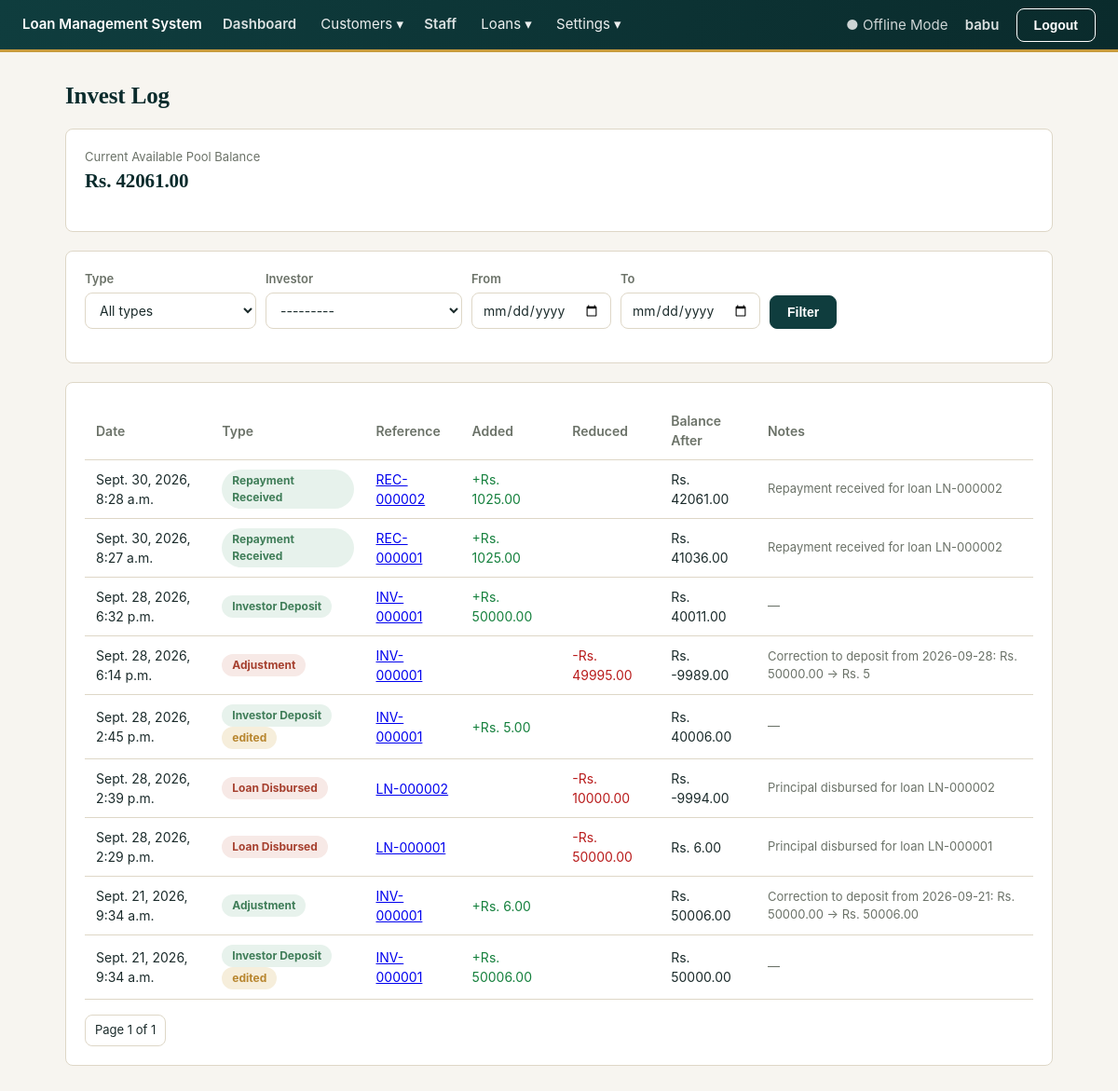
Before: /investments/ledger/ (signed in) with the older database file.
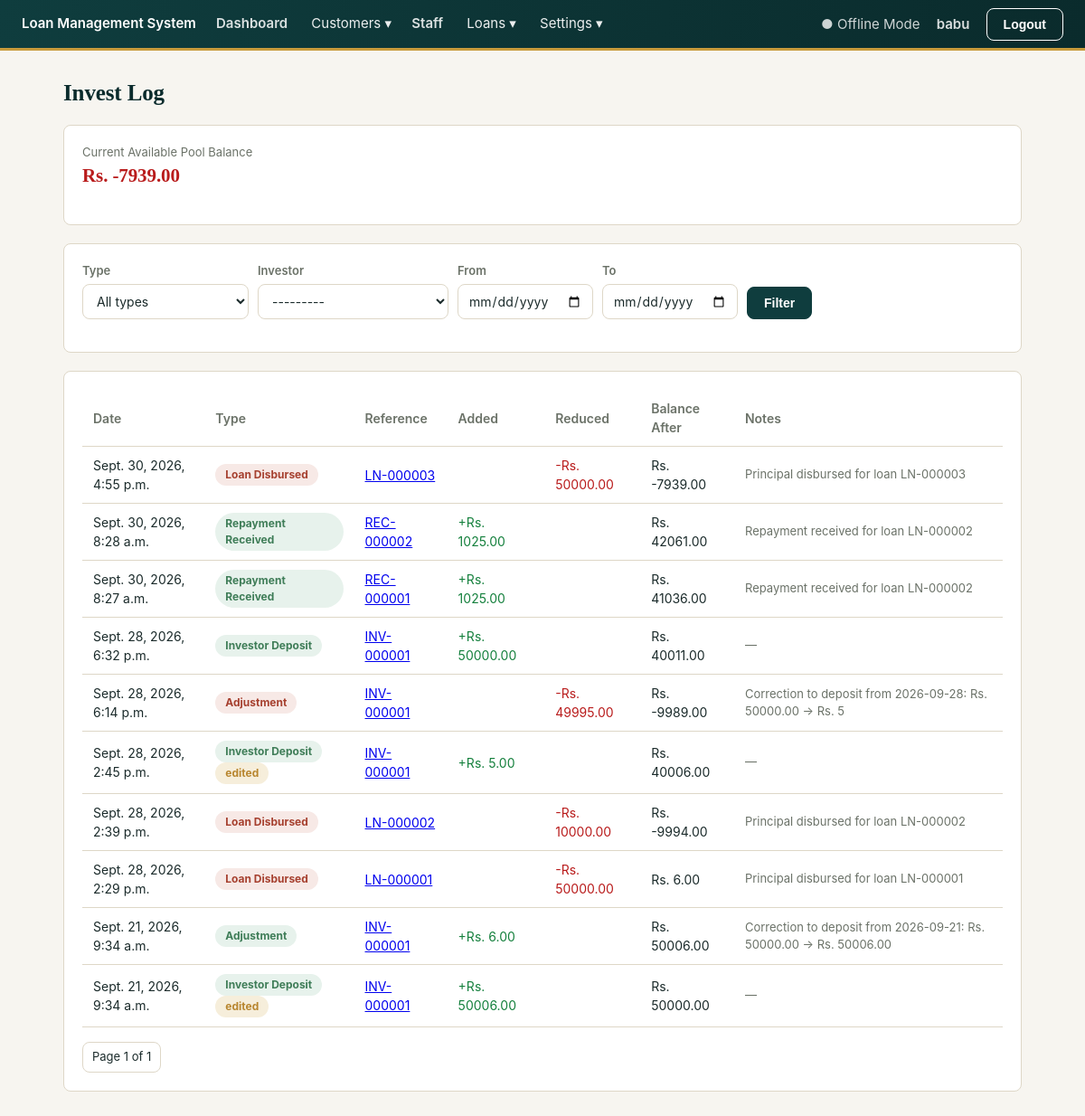
After: the same page with the newer database file.
### investments/models.py (models this page shows, shortened)
class InvestmentPoolBalance(models.Model):
    current_balance = models.DecimalField(max_digits=14, decimal_places=2, default=Decimal("0"))
    @classmethod
    def get_balance(cls):
        obj, _ = cls.objects.get_or_create(pk=1)
        return obj.current_balance

class InvestmentLedgerEntry(models.Model):
    TYPE_DEPOSIT = "deposit"
    TYPE_LOAN_DISBURSED = "loan_disbursed"
    TYPE_REPAYMENT = "repayment"
    TYPE_ADJUSTMENT = "adjustment"
    TYPE_CHOICES = [
        (TYPE_DEPOSIT, "Investor Deposit"),
        (TYPE_LOAN_DISBURSED, "Loan Disbursed"),
        (TYPE_REPAYMENT, "Repayment Received"),
        (TYPE_ADJUSTMENT, "Adjustment"),
    ]
    entry_type = models.CharField(max_length=20, choices=TYPE_CHOICES)
    investor = models.ForeignKey(
        Investor, null=True, blank=True, on_delete=models.PROTECT, related_name="ledger_entries"
    )
    loan = models.ForeignKey(
        "loans.Loan", null=True, blank=True, on_delete=models.SET_NULL, related_name="investment_entries"
    )
    payment = models.ForeignKey(
        "payments.Payment", null=True, blank=True, on_delete=models.SET_NULL, related_name="investment_entries"
    )
    amount = models.DecimalField(
        max_digits=14, decimal_places=2,
        help_text="Signed: positive adds to the pool, negative reduces it.",
    )
    balance_after = models.DecimalField(max_digits=14, decimal_places=2, editable=False)
    previous_amount = models.DecimalField(
        max_digits=14, decimal_places=2, null=True, blank=True,
        help_text="Set only if this entry was later edited — what it was before.",
    )
    edited_at = models.DateTimeField(null=True, blank=True)
    notes = models.CharField(max_length=255, blank=True)
    created_at = models.DateTimeField(auto_now_add=True)
    class Meta:
        ordering = ["-created_at", "-id"]
    @property
    def added_amount(self):
        return self.amount if self.amount > 0 else None
    @property
    def reduced_amount(self):
        return -self.amount if self.amount < 0 else None

class Investor(models.Model):
    STATUS_ACTIVE = "active"
    STATUS_INACTIVE = "inactive"
    STATUS_CHOICES = [(STATUS_ACTIVE, "Active"), (STATUS_INACTIVE, "Inactive")]
    investor_id = models.CharField(max_length=20, unique=True, editable=False)
    full_name = models.CharField(max_length=150)
    mobile = models.CharField(max_length=10, validators=[mobile_validator])
    email = models.EmailField(blank=True)
    address = models.TextField(blank=True)
    status = models.CharField(max_length=10, choices=STATUS_CHOICES, default=STATUS_ACTIVE)
    created_at = models.DateTimeField(auto_now_add=True)
    class Meta:
        ordering = ["-created_at"]
    def __str__(self):
        return f"{self.investor_id} — {self.full_name}"

### payments/models.py (models this page shows, shortened)
class Payment(models.Model):
    PAYMENT_MODE_CASH = "cash"
    PAYMENT_MODE_ONLINE = "online"
    PAYMENT_MODE_CHOICES = [
        (PAYMENT_MODE_CASH, "Cash"),
        (PAYMENT_MODE_ONLINE, "Online"),
    ]
    """One receipt. amount_paid is whatever is CURRENTLY correct — if
    edited, previous_amount/edited_at record what it was before, per your
    choice to keep the prior value visible rather than a full history."""
    receipt_number = models.CharField(max_length=20, unique=True, editable=False)
    loan = models.ForeignKey(Loan, on_delete=models.PROTECT, related_name="payments")
    payment_date = models.DateField()
    payment_mode = models.CharField(
        max_length=10,
        choices=PAYMENT_MODE_CHOICES,
        default=PAYMENT_MODE_CASH,
    )
    transaction_id = models.CharField(max_length=100, blank=True)
    amount_paid = models.DecimalField(max_digits=12, decimal_places=2)
    previous_amount = models.DecimalField(max_digits=12, decimal_places=2, null=True, blank=True)
    edited_at = models.DateTimeField(null=True, blank=True)
    unallocated_amount = models.DecimalField(
        max_digits=12, decimal_places=2, default=Decimal("0"),
        help_text="Left over if this payment exceeds everything currently owed on the loan.",
    )
    remarks = models.TextField(blank=True)
    created_at = models.DateTimeField(auto_now_add=True)
    class Meta:
        ordering = ["-payment_date", "-created_at"]

### loans/models.py (models this page shows, shortened)
class Loan(models.Model):
    FREQUENCY_DAILY = "daily"
    FREQUENCY_WEEKLY = "weekly"
    FREQUENCY_BIWEEKLY = "biweekly"
    FREQUENCY_MONTHLY = "monthly"
    FREQUENCY_CUSTOM = "custom"
    FREQUENCY_CHOICES = [
        (FREQUENCY_DAILY, "Daily"),
        (FREQUENCY_WEEKLY, "Weekly"),
        (FREQUENCY_BIWEEKLY, "Biweekly"),
        (FREQUENCY_MONTHLY, "Monthly"),
        (FREQUENCY_CUSTOM, "Custom interval"),
    ]
    STATUS_ACTIVE = "active"
    STATUS_COMPLETED = "completed"
    STATUS_CLOSED = "closed"
    STATUS_CANCELLED = "cancelled"
    STATUS_CHOICES = [
        (STATUS_ACTIVE, "Active"),
        (STATUS_COMPLETED, "Completed"),
        (STATUS_CLOSED, "Closed"),
        (STATUS_CANCELLED, "Cancelled"),
    ]
    loan_number = models.CharField(max_length=20, unique=True, editable=False)
    customer = models.ForeignKey(
        "customers.Customer", on_delete=models.PROTECT, related_name="loans"
    )
    assigned_staff = models.ForeignKey(
        "staff.Staff", on_delete=models.SET_NULL, null=True, blank=True, related_name="loans",
        help_text="Staff member responsible for collecting this loan.",
    )
    loan_group = models.ForeignKey(
        LoanGroup, on_delete=models.SET_NULL, null=True, blank=True, related_name="loans"
    )
    loan_type = models.ForeignKey(LoanType, on_delete=models.PROTECT)
    interest_type = models.ForeignKey(InterestType, on_delete=models.PROTECT)
    principal_amount = models.DecimalField(max_digits=12, decimal_places=2)
    interest_rate = models.DecimalField(
        max_digits=5, decimal_places=2, help_text="Annual interest rate, %."
    )
    start_date = models.DateField()
    repayment_frequency = models.CharField(max_length=10, choices=FREQUENCY_CHOICES)
    custom_interval_days = models.PositiveIntegerField(
        null=True, blank=True,
        help_text="Only used when Repayment Frequency = Custom interval.",
    )
    number_of_installments = models.PositiveIntegerField()
    first_due_date = models.DateField()
    purpose = models.CharField(max_length=255, blank=True)
    remarks = models.TextField(blank=True)
    status = models.CharField(max_length=10, choices=STATUS_CHOICES, default=STATUS_ACTIVE)
    total_interest = models.DecimalField(max_digits=12, decimal_places=2, editable=False)
    total_payable = models.DecimalField(max_digits=12, decimal_places=2, editable=False)
    created_at = models.DateTimeField(auto_now_add=True)
    closing_date = models.DateField(null=True, blank=True)
    closing_remarks = models.TextField(blank=True)
    class Meta:
        ordering = ["-created_at"]

### investments/views.py (the view, shortened to what this page needs)
# urls.py: path("ledger/", views.ledger_list, name="ledger_list"),
@login_required
def ledger_list(request):
    form = LedgerFilterForm(request.GET or None)
    entries = InvestmentLedgerEntry.objects.select_related("investor", "loan", "payment")
    paginator = Paginator(entries, 30)
    page_obj = paginator.get_page(request.GET.get("page"))
    return render(
        request, "investments/ledger_list.html",
        {"page_obj": page_obj, "form": form, "pool_balance": InvestmentPoolBalance.get_balance()},
    )

### investments/forms.py
class LedgerFilterForm(forms.Form):
    entry_type = forms.ChoiceField(required=False, choices=[("", "All types")] + list(InvestmentLedgerEntry.TYPE_CHOICES))
    investor = forms.ModelChoiceField(required=False, queryset=Investor.objects.all())
    date_from = forms.DateField(required=False, widget=forms.DateInput(attrs={"type": "date"}))
    date_to = forms.DateField(required=False, widget=forms.DateInput(attrs={"type": "date"}))

### core/context_processors.py (called while the page is built)
def system_settings(request):
    return {"company_name": get_setting("company_name")}

### core/models.py (called while the page is built)
def get_setting(key, default=None):
    try:
        return SystemSetting.objects.get(key=key).value
    except SystemSetting.DoesNotExist:
        return DEFAULTS.get(key, default)

### investments/templates/investments/ledger_list.html (shortened to what this page needs)
{% extends "base.html" %}
{% block content %}
<h1>Invest Log</h1>
<div class="card">
  <div class="muted">Current Available Pool Balance</div>
  <h2 style="{% if pool_balance < 0 %}color:#b91c1c;{% endif %}">Rs. {{ pool_balance }}</h2>
</div>
<form method="get" class="card">
  <div class="search-bar">
    <div class="form-group"><label>Type</label>{{ form.entry_type }}</div>
    <div class="form-group"><label>Investor</label>{{ form.investor }}</div>
    <div class="form-group"><label>From</label>{{ form.date_from }}</div>
    <div class="form-group"><label>To</label>{{ form.date_to }}</div>
    <div class="form-group" style="align-self:flex-end;"><button class="btn">Filter</button></div>
  </div>
</form>
<div class="card">
  <table>
    <thead><tr><th>Date</th><th>Type</th><th>Reference</th><th>Added</th><th>Reduced</th><th>Balance After</th><th>Notes</th></tr></thead>
    <tbody>
      {% for entry in page_obj %}
        <tr>
          <td>{{ entry.created_at }}</td>
          <td><span class="badge {% if entry.amount > 0 %}active{% else %}rejected{% endif %}">{{ entry.get_entry_type_display }}</span>{% if entry.edited_at %} <span class="badge pending">edited</span>{% endif %}</td>
          <td>
            {% if entry.investor %}<a href="{% url 'investments:investor_detail' entry.investor.pk %}">{{ entry.investor.investor_id }}</a>{% endif %}
            {% if entry.loan %}<a href="{% url 'loans:detail' entry.loan.pk %}">{{ entry.loan.loan_number }}</a>{% endif %}
            {% if entry.payment %}<a href="{% url 'payments:detail' entry.payment.pk %}">{{ entry.payment.receipt_number }}</a>{% endif %}
          </td>
          <td style="color:#15803d;">{% if entry.added_amount %}+Rs. {{ entry.added_amount }}{% endif %}</td>
          <td style="color:#b91c1c;">{% if entry.reduced_amount %}-Rs. {{ entry.reduced_amount }}{% endif %}</td>
          <td>Rs. {{ entry.balance_after }}</td>
          <td class="muted">{{ entry.notes|default:"—" }}</td>
        </tr>
      {% empty %}<tr><td colspan="7" class="muted">No activity yet.</td></tr>{% endfor %}
    </tbody>
  </table>
  <div class="pagination">
    <span>Page {{ page_obj.number }} of {{ page_obj.paginator.num_pages }}</span>
  </div>
</div>
{% endblock %}

Changed rows visible on the page:
changed InvestmentPoolBalance: current_balance "42061.00" → "-7939.00"
added InvestmentLedgerEntry: created_at "Sept. 30, 2026, 4:55 p.m.", entry_type "Loan Disbursed", loan.loan_number "LN-000003", reduced_amount "50000.00", balance_after "-7939.00", notes "Principal disbursed for loan LN-000003"
